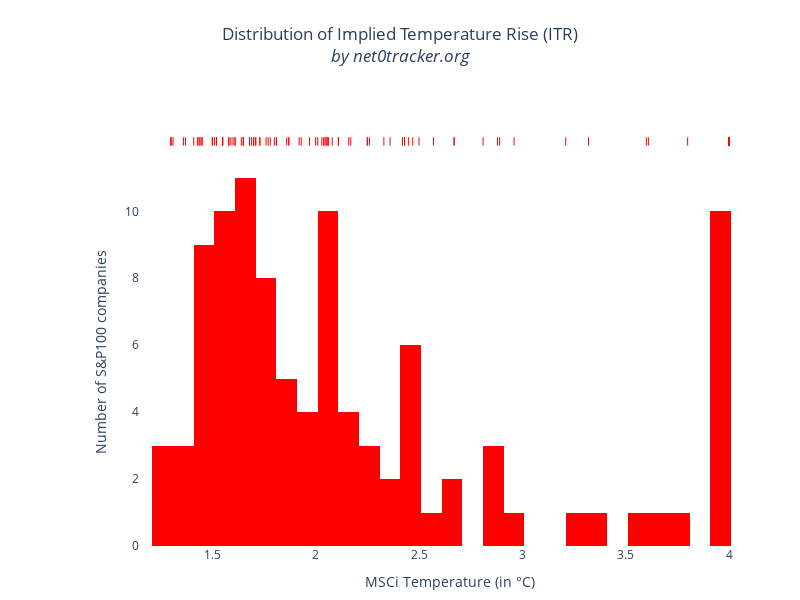

The notebook cell saved with this chart:
### Code cell
import plotly.express as px
df = merged_df
fig = px.histogram(
    df,
    x="msci_itr",
    marginal="rug",
    hover_name="company_name",
    title="Distribution of Implied Temperature Rise (ITR)<br><i>by net0tracker.org</i>",
    labels = {'msci_itr':'MSCi Temperature (in °C)'},
    color_discrete_sequence=['red'],
    cumulative=False,
    nbins = 25
    )

fig.update_traces(
    xbins=dict(
        start=1.21,
        end=4.5,
        size=0.10),
    selector = dict(type = 'histogram')
    )
fig.update_layout(
    title_x=0.5,
    yaxis_title = "Number of S&P100 companies",
    xaxis=dict(
        showgrid=False,
        #showline=True,
        #linecolor='rgb(102, 102, 102)',
        #tickfont_color='rgb(102, 102, 102)',
        #showticklabels=True,
        #dtick=10,
        #ticks='outside',
        #tickcolor='rgb(102, 102, 102)',
    ),
    margin=dict(l=140, r=40, b=50, t=80),
    width=800,
    height=600,
    paper_bgcolor='white',
    plot_bgcolor='white',
    hovermode='closest',
)

fig.show()

### Figure 1 — Plotly figure (JSON) as saved in the notebook; plotly's stock layout.template omitted (floating-point values rounded to 4 significant figures)
{"data": [{"alignmentgroup": "True", "bingroup": "x", "cumulative": {"enabled": false}, "hovertemplate": "MSCi Temperature (in °C)=%{x}<br>count=%{y}<extra></extra>", "legendgroup": "", "marker": {"color": "red"}, "name": "", "nbinsx": 25, "offsetgroup": "", "orientation": "v", "showlegend": false, "type": "histogram", "x": [1.73, 2.67, 1.61, 1.3, 1.43, 1.45, 1.52, 2.26, 1.45, 1.37, 2.04, 2.04, 2.06, 1.58, 2.05, 2.25, 1.3, 1.5, 2.08, 3.6, 1.65, 1.76, 4, 1.7, 4, 1.31, 2.5, 2.33, 2.11, 1.55, 4, 2.25, 1.55, 2.05, 4, 2.36, 2.88, 1.71, 2.57, 2.03, 4, 1.65, 1.87, 4, 3.32, 4, 4, 1.59, 1.65, 1.81, 2.43, 1.64, 2.16, 1.81, 1.77, 3.8, 2.06, 1.93, 1.44, 1.73, 2.96, 1.69, 1.36, 1.58, 2.89, 1.68, 1.78, 3.61, 2.42, 2.11, 1.55, 1.43, 2.43, 1.71, 1.5, 2.01, 2, 2.47, 1.3, 3.21, 1.61, 4, 1.92, 1.86, 2.45, 1.51, 1.7, 2.17, 2.67, 1.87, 1.8, 1.52, 1.44, 1.6, 1.68, 2.06, 2.81, 1.97, 1.41, 4], "xaxis": "x", "xbins": {"end": 4.5, "size": 0.1, "start": 1.21}, "yaxis": "y"}, {"alignmentgroup": "True", "boxpoints": "all", "fillcolor": "rgba(255,255,255,0)", "hoveron": "points", "hovertemplate": "<b>%{hovertext}</b><br><br>MSCi Temperature (in °C)=%{x}<extra></extra>", "hovertext": ["3M", "Abbott Laboratories", "AbbVie Inc.", "Accenture", "Adobe Inc.", "Alphabet Inc. Google", "Altria Group Inc", "Amazon.com Inc.", "American Express", "American International Group (AIG)", "American Tower", "Amgen Inc.", "Apple Inc.", "AT&T Inc.", "Bank of America", "Berkshire Hathaway Inc.", "Biogen Inc.", "BlackRock Inc.", "Boeing", "Booking Holdings Inc.", "Bristol Myers Squibb", "Capital One Financial", "Caterpillar Inc.", "Charter Communications Inc.", "Chevron", "Cisco Systems", "Citigroup Inc.", "Coca-Cola", "Colgate-Palmolive", "Comcast", "ConocoPhillips", "Costco", "CVS Health", "Danaher", "Dow Inc.", "Duke Energy", "DuPont", "Eli Lilly", "Emerson Electric", "Exelon", "Exxon Mobil", "Facebook, Inc.", "FedEx", "Ford Motor Company", "General Dynamics", "General Electric", "General Motors", "Gilead Sciences Inc.", "Goldman Sachs Group", "Home Depot", "Honeywell Inc.", "IBM Corp.", "Intel Corp.", "Johnson & Johnson", "JPMorgan Chase & Co.", "Kraft Heinz Co", "Lockheed Martin Corp.", "Lowe's Companies, Inc.", "MasterCard Inc.", "McDonald's Corp.", "Medtronic", "Merck & Co.", "MetLife Inc.", "Microsoft Corp.", "Mondelez International", "Morgan Stanley", "Netflix Inc.", "Nextera Energy Inc.", "Nike Inc.", "Nvidia", "Oracle", "PayPal", "PepsiCo Inc.", "Pfizer Inc.", "Philip Morris International", "Procter & Gamble", "QUALCOMM Inc.", "Raytheon Technologies", "Salesforce", "Schlumberger Ltd.", "Simon Property Group Inc.", "Southern Company", "Starbucks Corp.", "Target Corp.", "Texas Instruments", "The Bank of New York Mellon", "The Walt Disney Company", "Thermo Fisher Scientific", "Union Pacific Corp", "United Parcel Service", "US Bancorp", "Verizon Communications", "Visa Inc.", "Walgreens Boots Alliance", "Walmart", "Wells Fargo", "Tesla", "Broadcom", "T-Mobile (ex T-Mobile US)", "Linde plc"], "jitter": 0, "legendgroup": "", "line": {"color": "rgba(255,255,255,0)"}, "marker": {"color": "red", "symbol": "line-ns-open"}, "name": "", "offsetgroup": "", "showlegend": false, "type": "box", "x": [1.73, 2.67, 1.61, 1.3, 1.43, 1.45, 1.52, 2.26, 1.45, 1.37, 2.04, 2.04, 2.06, 1.58, 2.05, 2.25, 1.3, 1.5, 2.08, 3.6, 1.65, 1.76, 4, 1.7, 4, 1.31, 2.5, 2.33, 2.11, 1.55, 4, 2.25, 1.55, 2.05, 4, 2.36, 2.88, 1.71, 2.57, 2.03, 4, 1.65, 1.87, 4, 3.32, 4, 4, 1.59, 1.65, 1.81, 2.43, 1.64, 2.16, 1.81, 1.77, 3.8, 2.06, 1.93, 1.44, 1.73, 2.96, 1.69, 1.36, 1.58, 2.89, 1.68, 1.78, 3.61, 2.42, 2.11, 1.55, 1.43, 2.43, 1.71, 1.5, 2.01, 2, 2.47, 1.3, 3.21, 1.61, 4, 1.92, 1.86, 2.45, 1.51, 1.7, 2.17, 2.67, 1.87, 1.8, 1.52, 1.44, 1.6, 1.68, 2.06, 2.81, 1.97, 1.41, 4], "xaxis": "x2", "yaxis": "y2"}], "layout": {"barmode": "relative", "height": 600, "hovermode": "closest", "legend": {"tracegroupgap": 0}, "margin": {"b": 50, "l": 140, "r": 40, "t": 80}, "paper_bgcolor": "white", "plot_bgcolor": "white", "title": {"text": "Distribution of Implied Temperature Rise (ITR)<br><i>by net0tracker.org</i>", "x": 0.5}, "width": 800, "xaxis": {"anchor": "y", "domain": [0, 1], "showgrid": false, "title": {"text": "MSCi Temperature (in °C)"}}, "xaxis2": {"anchor": "y2", "domain": [0, 1], "matches": "x", "showgrid": true, "showticklabels": false}, "yaxis": {"anchor": "x", "domain": [0, 0.8316], "title": {"text": "Number of S&P100 companies"}}, "yaxis2": {"anchor": "x2", "domain": [0.8416, 1], "matches": "y2", "showgrid": false, "showline": false, "showticklabels": false, "ticks": ""}}}
